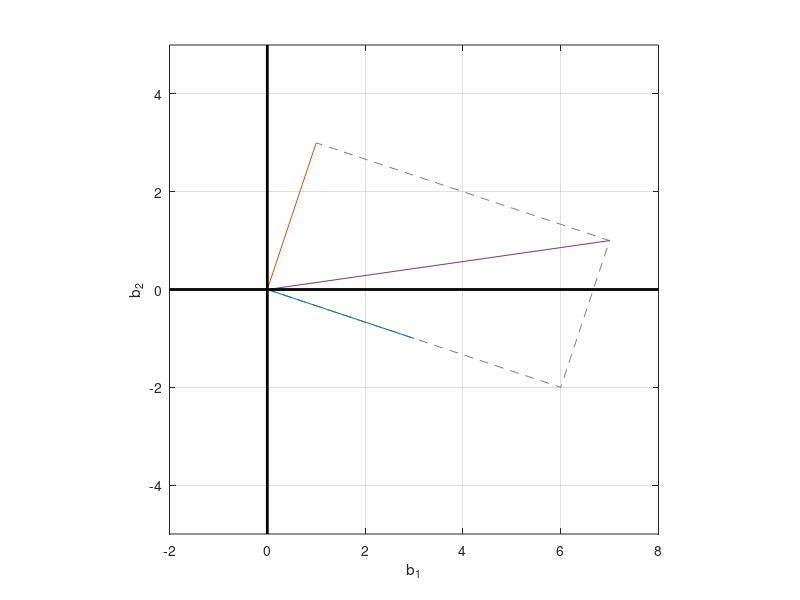

The MATLAB source for this figure: (Note: this script raises an error after producing the figure.)

      close all
      
A = [ 3 1; -1 3 ];
b = [7 ; 1];

clr = get(gca,'colororder');
plot([0 2*A(1,1) b(1) A(1,2)],[0 2*A(2,1) b(2) A(2,2)],'--','color',[.5 .5 .5])
hold on
plot([0 A(1,1)],[0 A(2,1)],'color',clr(1,:))
plot([0 A(1,2)],[0 A(2,2)],'color',clr(2,:))
plot([0 b(1)],[0 b(2)])

axis equal, grid on
axis([-2 8 -5 5])
plot([0 0],[-5 5],'k-','linewid',2)
plot([-2 8],[0 0],'k-','linewid',2)

xlabel('b_1'), ylabel('b_2')
        
      if length(get(0,'children')) > 0
        set(gcf,'paperpos',[0 0 5 2.75])
        print -dsvg ma_rc_cols.svg
      end
      
      
